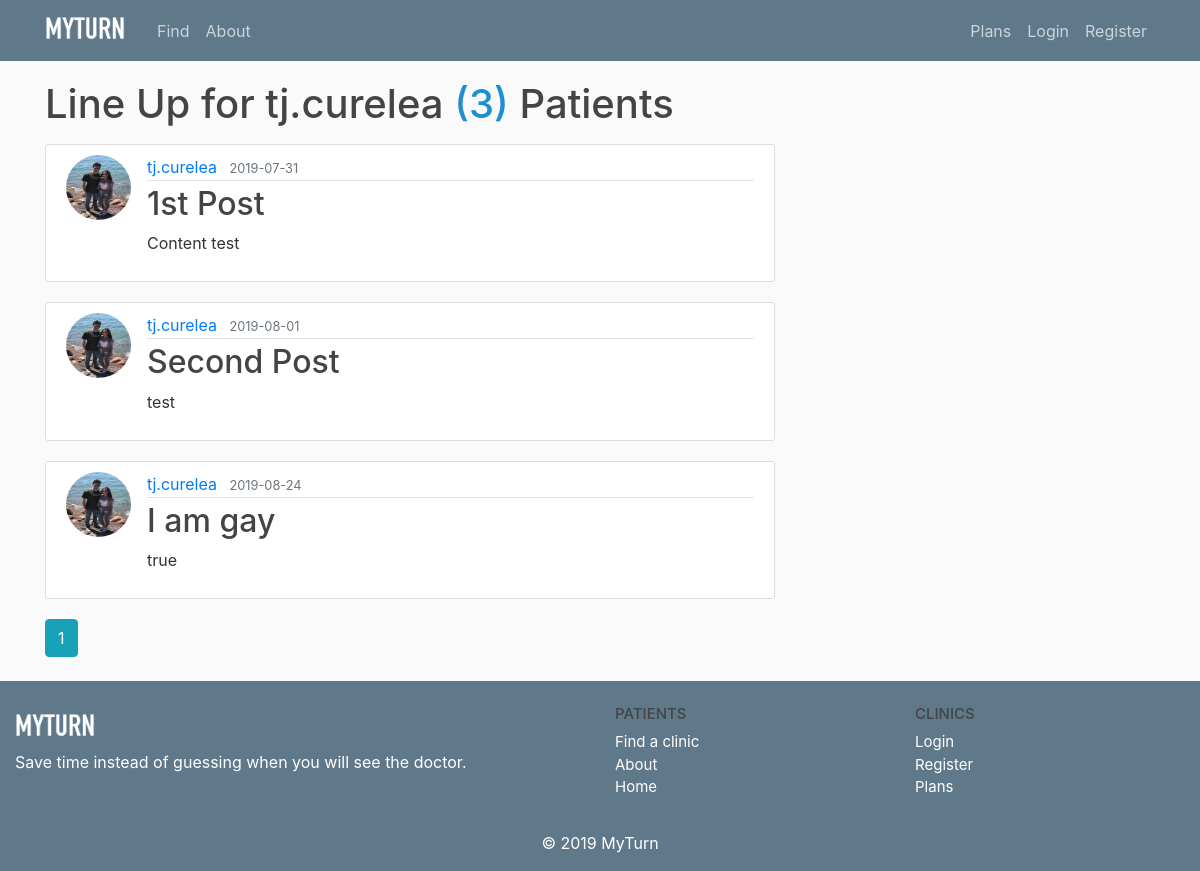
/user/tj.curelea, run on the app's committed database.
### flaskblog/models.py (models this page shows, shortened)
class User(db.Model, UserMixin):
    id = db.Column(db.Integer, primary_key=True)
    username = db.Column(db.String(20), unique=True, nullable=False)
    email = db.Column(db.String(120), unique=True, nullable=False)
    image_file = db.Column(db.String(20), nullable=False, default='default.jpg')
    password = db.Column(db.String(60), nullable=False)
    posts = db.relationship('Post', backref='author', lazy=True)

class Post(db.Model):
    id = db.Column(db.Integer, primary_key=True)
    title = db.Column(db.String(100), nullable=False)
    date_posted = db.Column(db.DateTime, nullable=False, default=datetime.utcnow)
    content = db.Column(db.Text, nullable=False)
    user_id = db.Column(db.Integer, db.ForeignKey('user.id'), nullable=False)

### flaskblog/users/routes.py (the view)
@users.route("/user/<string:username>", methods=['GET', 'POST'])
def user_posts(username):
    form = PostsForm()
    if form.validate_on_submit():
        post = Post(title=form.title.data, content=form.content.data, author=current_user)
        db.session.add(post)
        db.session.commit()
        return redirect(url_for('users.user_posts', username=current_user.username))
    page = request.args.get('page', 1, type=int)
    user = User.query.filter_by(username=username).first_or_404()
    posts = Post.query.filter_by(author=user)\
        .order_by(Post.date_posted.asc())\
        .paginate(page=page, per_page=30)
    return render_template('user_posts.html', posts=posts, user=user, form=form)

### flaskblog/templates/user_posts.html (shortened to what this page needs)
{% extends "layout.html" %}
{% block content %}
    <h1 class="mb-3">Line Up for {{ user.username }} <span>({{ posts.total }})</span> Patients</h1>
    {% for post in posts.items %}
        <article class="media content-section">
          <img class="rounded-circle article-img" src="{{ url_for('static', filename='profile_pics/' + post.author.image_file) }}">
          <div class="media-body">
            <div class="article-metadata">
              <a class="mr-2" href="{{ url_for('users.user_posts', username=post.author.username) }}">{{ post.author.username }}</a>
              <small class="text-muted">{{ post.date_posted.strftime('%Y-%m-%d') }}</small>
            </div>
            <h2><a class="article-title" href="{{ url_for('posts.post', post_id=post.id) }}">{{ post.title }}</a></h2>
            <p class="article-content">{{ post.content }}</p>
          </div>
        </article>
    {% endfor %}
    {% for page_num in posts.iter_pages(left_edge=1, right_edge=1, left_current=1, right_current=2) %}
      {% if page_num %}
        {% if posts.page == page_num %}
          <a class="btn btn-info mb-4" href="{{ url_for('users.user_posts', username=user.username, page=page_num) }}">{{ page_num }}</a>
        {% else %}
          <a class="btn btn-outline-info mb-4" href="{{ url_for('users.user_posts', username=user.username, page=page_num) }}">{{ page_num }}</a>
        {% endif %}
      {% else %}
        ...
      {% endif %}
    {% endfor %}
{% endblock content %}

### flaskblog/static/main.css (style rules this page uses)
body { background: #fafafa; color: #333333; margin-top: 5rem; }
h1, h2, h3, h4, h5, h6 { color: #444444; }
.content-section { background: #ffffff; padding: 10px 20px; border: 1px solid #dddddd; border-radius: 3px; margin-bottom: 20px; }
.article-title { color: #444444; }
.article-content { white-space: pre-line; }
.article-img { height: 65px; width: 65px; margin-right: 16px; }
.article-metadata { padding-bottom: 1px; margin-bottom: 4px; border-bottom: 1px solid #e3e3e3 }
span { color: #1D8ECE; }

### data on the page
User: username "tj.curelea"
Post: image_file (picture), author.username "tj.curelea", date_posted "2019-07-31", title "1st Post", content "Content test"
Post: image_file (picture), author.username "tj.curelea", date_posted "2019-08-01", title "Second Post", content "test"
Post: image_file (picture), author.username "tj.curelea", date_posted "2019-08-24", title "I am gay", content "true"

### other printed values
{{ posts.total }} "3"
{{ page_num }} "1"
